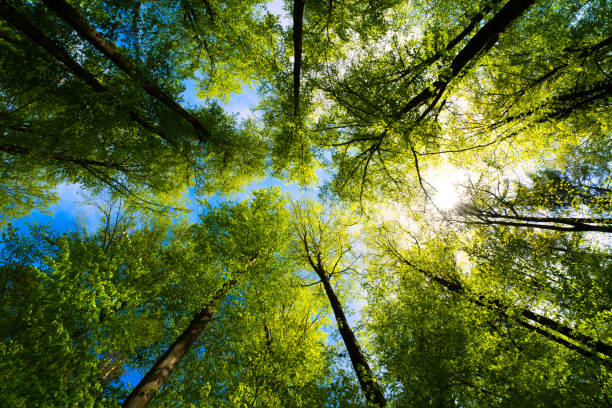
%> input picture Add2Images/pic1.jpg, 612 x 408 px
$ octave Add2Images.m   (GNU Octave 9; MATLAB toolbox functions it lacks are replaced by stand-ins)
%> lines starting %> are read from the running program, lines starting %| are printed output that depends on the picture
clc
clear all
close all
% [13 lines of commented-out code are left out]
I = imread('pic1.jpg');
%> I is the input picture: size 408x612x3 uint8; mean R, G, B 88.3, 106.1, 48.9
figure;
imshow(I);
title('First Image');
g=size(I);
%> g = [408 612 3]
J = imread('pic2.jpg');
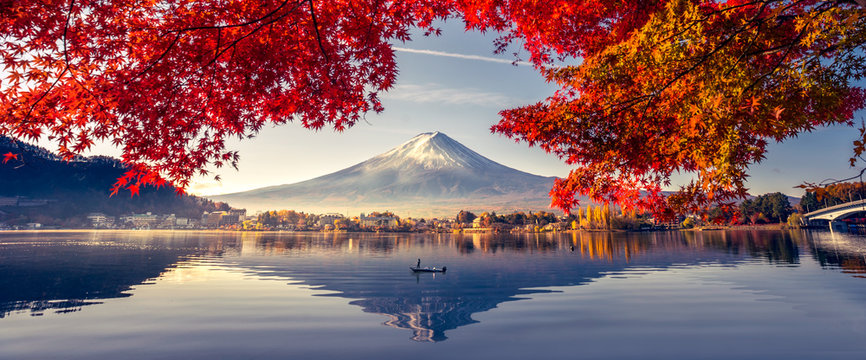
%> input picture Add2Images/pic2.jpg, 866 x 360 px
%> J is the input picture: size 360x866x3 uint8; mean R, G, B 132.1, 94.9, 98.9
J=imresize(J,[g(1),g(2)]);
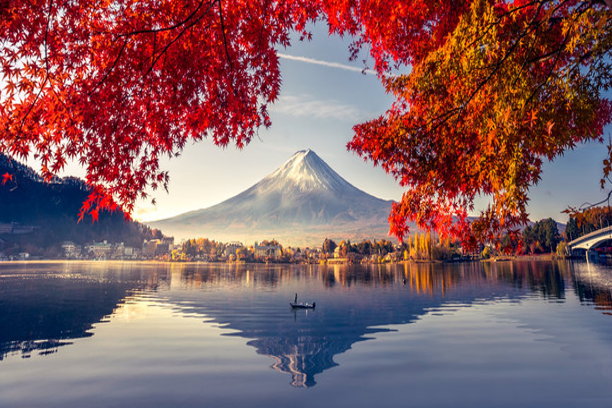
%> J: size 408x612x3 uint8; mean R, G, B 132.1, 94.9, 98.9
figure;
imshow(J);
title('Second Image');
for i = 1:g(1)
    for j = 1:g(2)
        for k=1:3
        output(i,j,k)=(I(i,j,k)+J(i,j,k));
        end
    end
end
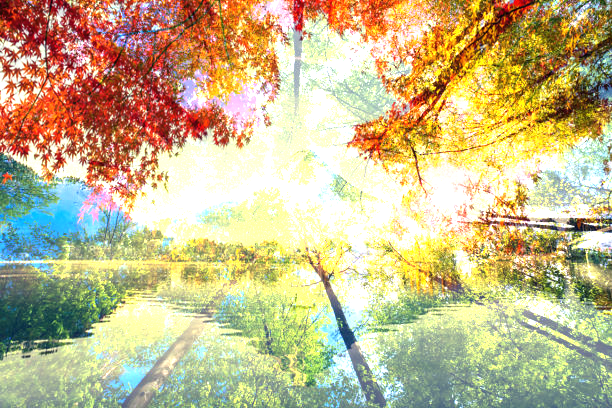
%> output: size 408x612x3 uint8; mean R, G, B 197.5, 184.4, 140
figure;
imshow(output);
title('Added Image');
